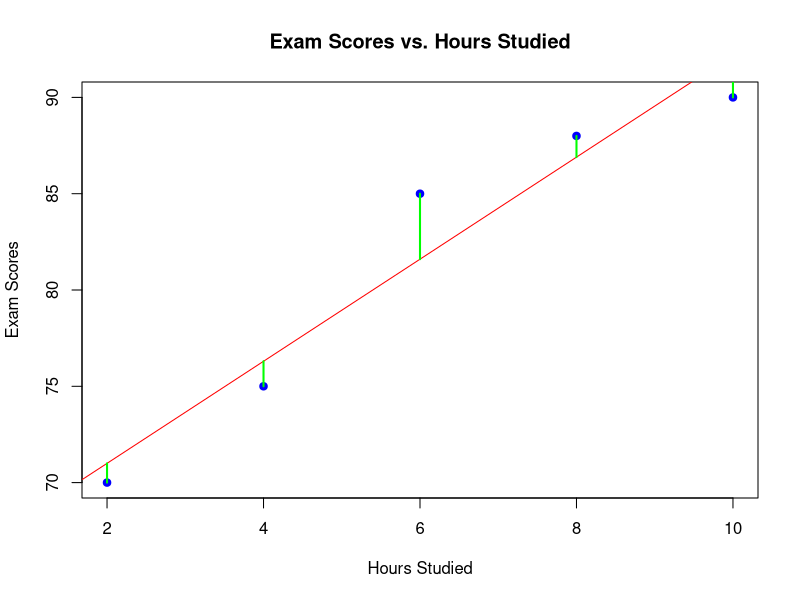
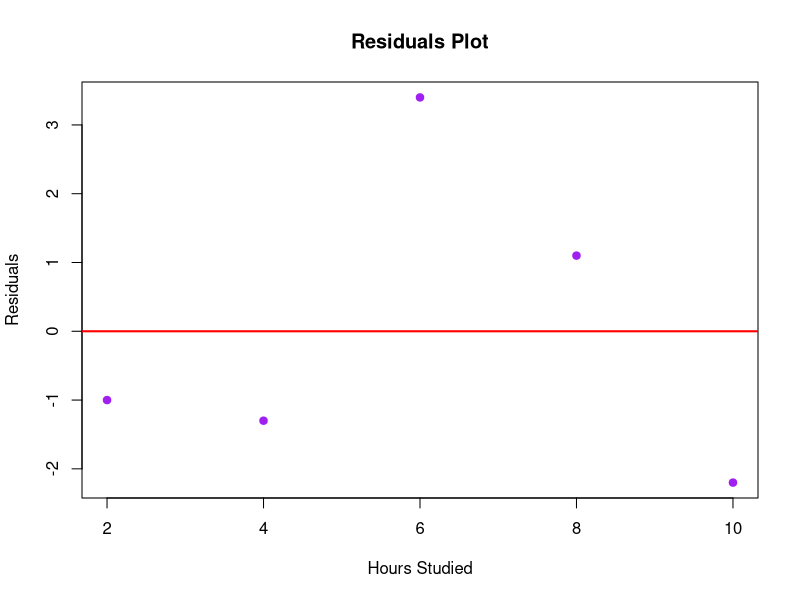
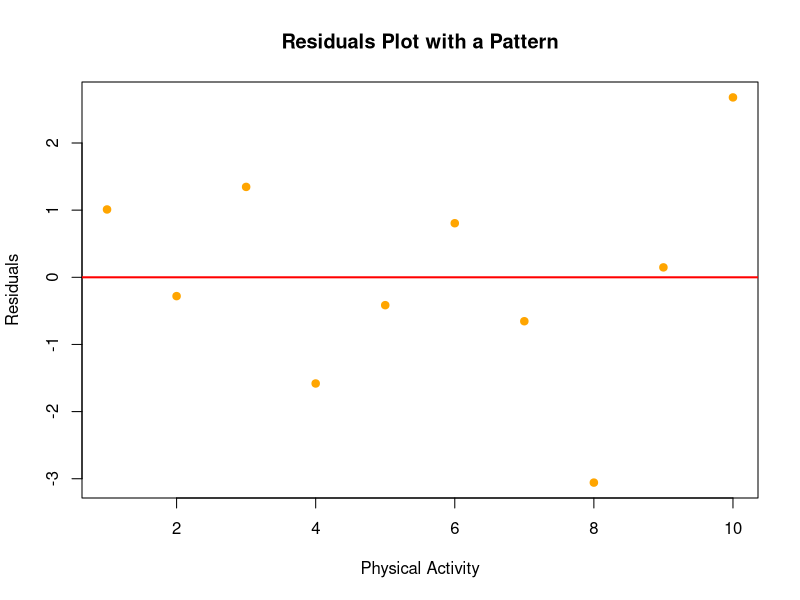
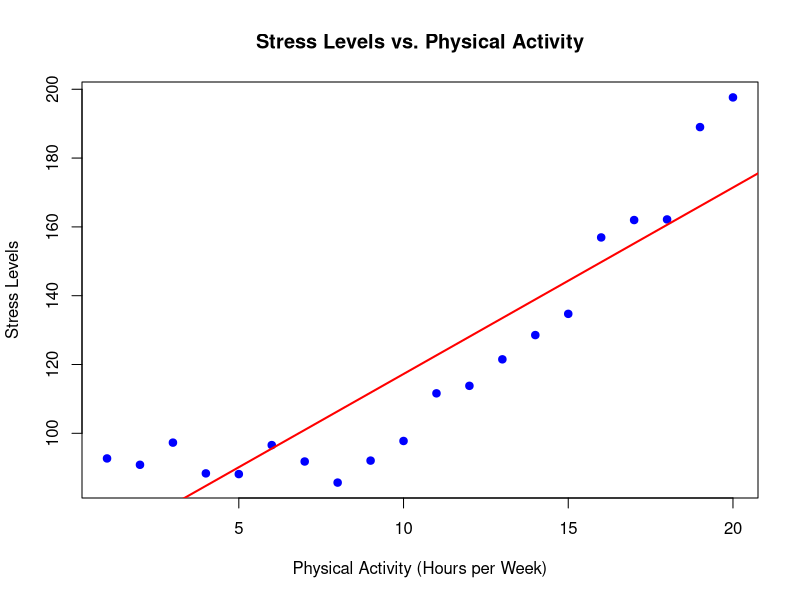
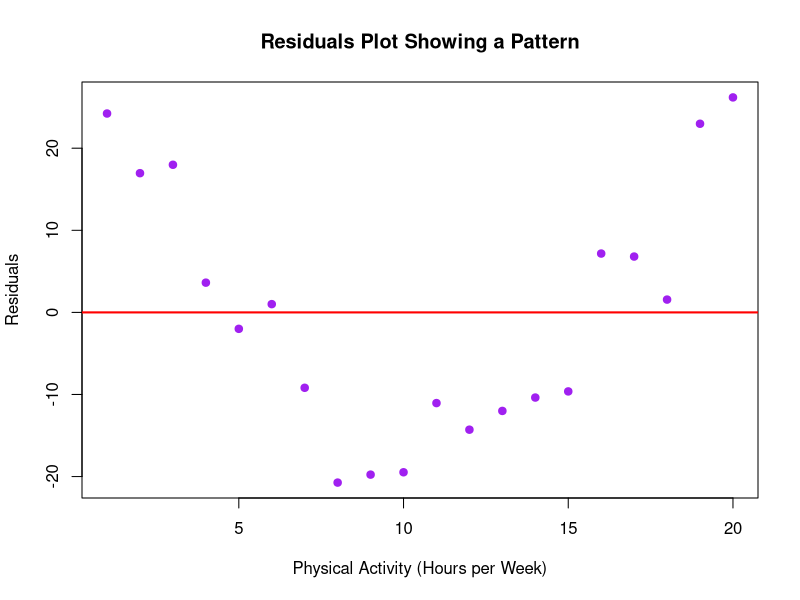
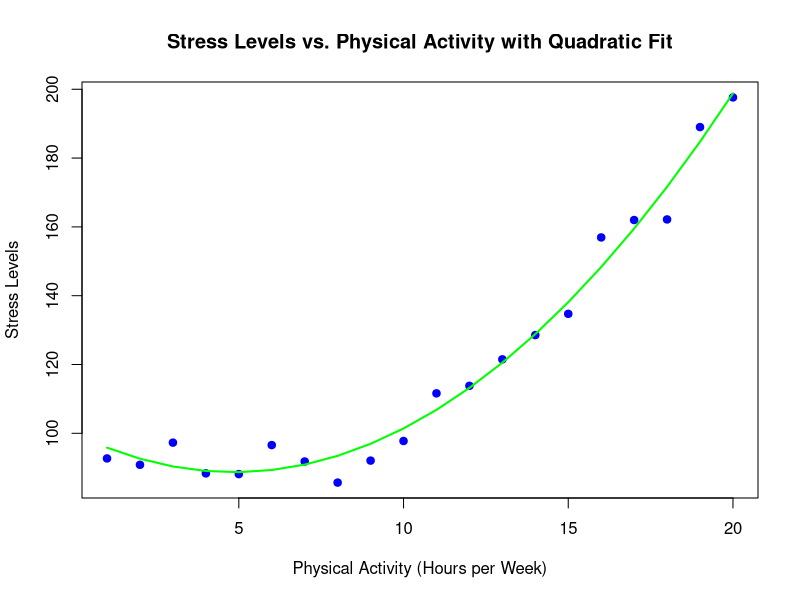
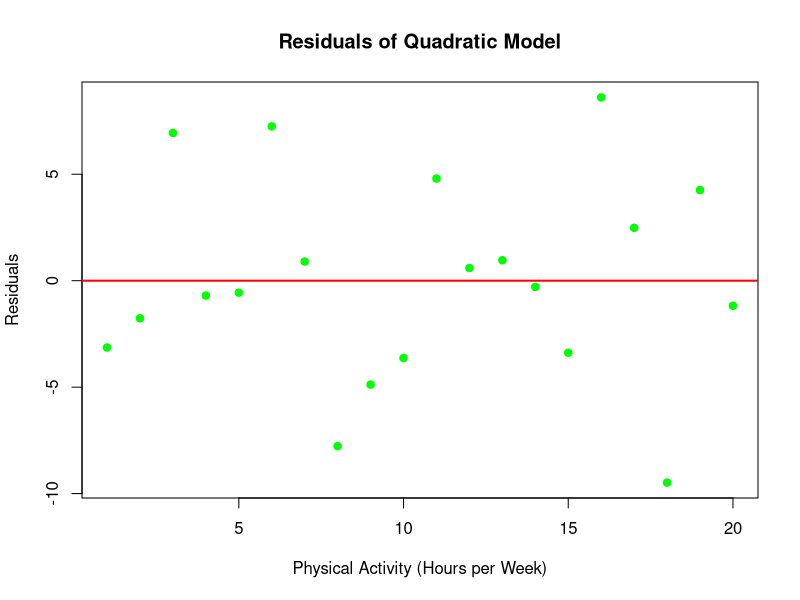
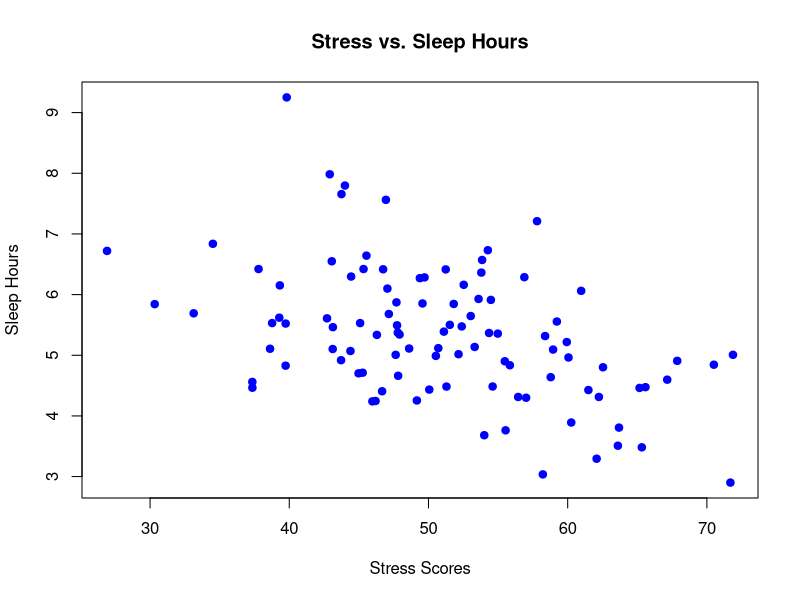

Recreate these plots in R, in order.
## ---- chunk 1
# Simulating data
hours_studied <- c(2, 4, 6, 8, 10)
exam_scores <- c(70, 75, 85, 88, 90)

# Creating a linear model
model <- lm(exam_scores ~ hours_studied)

# Predicting values
predicted_scores <- predict(model)

# Calculating residuals
residuals <- exam_scores - predicted_scores

# Plotting the data
plot(hours_studied, exam_scores, main = "Exam Scores vs. Hours Studied",
     xlab = "Hours Studied", ylab = "Exam Scores", pch = 19, col = "blue")
abline(model, col = "red")

# Adding residual lines
segments(hours_studied, exam_scores, hours_studied, predicted_scores, col = "green", lwd = 2)
## ---- chunk 2
# Plotting residuals
plot(hours_studied, residuals, main = "Residuals Plot",
     xlab = "Hours Studied", ylab = "Residuals", pch = 19, col = "purple")
abline(h = 0, col = "red", lwd = 2)
## ---- chunk 3
# Example: Simulating residuals with a pattern
set.seed(123)
activity <- 1:10
stress <- c(100, 95, 90, 87, 85, 80, 78, 76, 75, 74) + rnorm(10, sd = 2)
model2 <- lm(stress ~ activity)
predicted_stress <- predict(model2)
residuals2 <- stress - predicted_stress

# Plotting residuals
plot(activity, residuals2, main = "Residuals Plot with a Pattern",
     xlab = "Physical Activity", ylab = "Residuals", pch = 19, col = "orange")
abline(h = 0, col = "red", lwd = 2)
## ---- chunk 4
# Simulating data with a quadratic relationship
set.seed(123)
activity <- 1:20
stress <- 100 - 5 * activity + 0.5 * activity^2 + rnorm(20, sd = 5)

# Creating a linear model
model3 <- lm(stress ~ activity)
predicted_stress <- predict(model3)
residuals3 <- stress - predicted_stress

# Plotting the original data
plot(activity, stress, main = "Stress Levels vs. Physical Activity",
     xlab = "Physical Activity (Hours per Week)", ylab = "Stress Levels", pch = 19, col = "blue")
abline(model3, col = "red", lwd = 2)
## ---- chunk 5
# Plotting residuals with a pattern
plot(activity, residuals3, main = "Residuals Plot Showing a Pattern",
     xlab = "Physical Activity (Hours per Week)", ylab = "Residuals", pch = 19, col = "purple")
abline(h = 0, col = "red", lwd = 2)
## ---- chunk 6
# Fitting a quadratic (polynomial) model
model_poly <- lm(stress ~ activity + I(activity^2))
predicted_stress_poly <- predict(model_poly)

# Plotting the quadratic model
plot(activity, stress, main = "Stress Levels vs. Physical Activity with Quadratic Fit",
     xlab = "Physical Activity (Hours per Week)", ylab = "Stress Levels", pch = 19, col = "blue")
lines(activity, predicted_stress_poly, col = "green", lwd = 2)
## ---- chunk 7
# Plotting residuals of the quadratic model
residuals_poly <- residuals(model_poly)
plot(activity, residuals_poly, main = "Residuals of Quadratic Model",
     xlab = "Physical Activity (Hours per Week)", ylab = "Residuals", pch = 19, col = "green")
abline(h = 0, col = "red", lwd = 2)
## ---- chunk 8
# Simulating a psychological dataset
set.seed(123)
stress <- rnorm(100, mean = 50, sd = 10)  # Stress scores (out of 100)
sleep_hours <- 8 - 0.05 * stress + rnorm(100, mean = 0, sd = 1)  # Sleep hours

# Combine into a data frame
data <- data.frame(stress, sleep_hours)
## ---- chunk 9
# Plotting the data
plot(data$stress, data$sleep_hours, main = "Stress vs. Sleep Hours",
     xlab = "Stress Scores", ylab = "Sleep Hours", pch = 19, col = "blue")
## ---- chunk 10
# Creating the linear model
model <- lm(sleep_hours ~ stress, data = data)
## ---- chunk 11
# Viewing the model summary
summary(model)
## ---- chunk 12
# Adding the regression line to the plot
plot(data$stress, data$sleep_hours, main = "Stress vs. Sleep Hours with Regression Line",
     xlab = "Stress Scores", ylab = "Sleep Hours", pch = 19, col = "blue")
abline(model, col = "red", lwd = 2)
